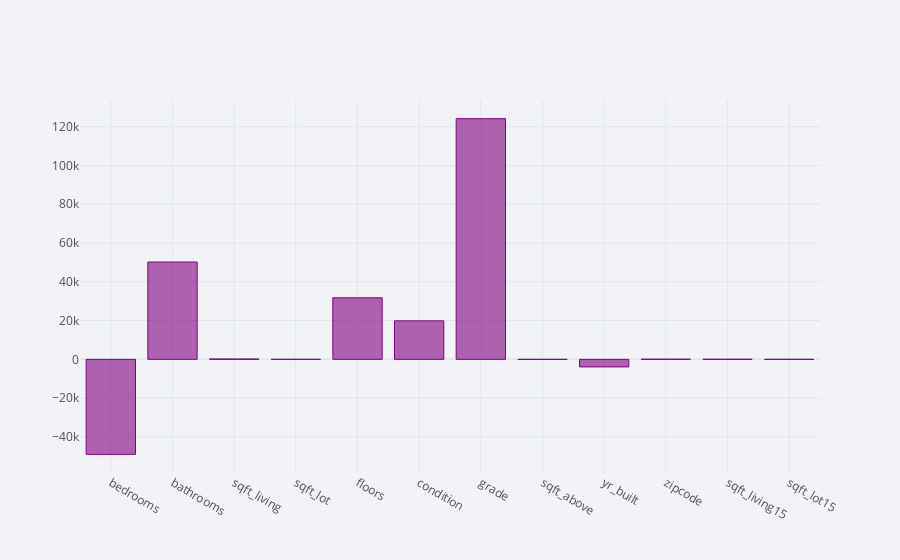

Source (notebook cell):
### Code cell
coeff_sk.iplot(kind='bar', colors='purple')

### Figure 1 — Plotly figure (JSON) as saved in the notebook; plotly's stock layout.template omitted (floating-point values rounded to 4 significant figures)
{"data": [{"marker": {"color": "rgba(128, 0, 128, 0.6)", "line": {"color": "rgba(128, 0, 128, 1.0)", "width": 1}}, "name": "None", "orientation": "v", "text": "", "type": "bar", "x": ["bedrooms", "bathrooms", "sqft_living", "sqft_lot", "floors", "condition", "grade", "sqft_above", "yr_built", "zipcode", "sqft_living15", "sqft_lot15"], "y": [-49000.0, 50200.0, 193.7, 0.01577, 31770.0, 19860.0, 124100.0, -26.78, -3907.0, 84.36, 37.75, -0.4994]}], "layout": {"legend": {"bgcolor": "#F2F3F7", "font": {"color": "#505050"}}, "paper_bgcolor": "#F2F3F7", "plot_bgcolor": "#F2F3F7", "title": {"font": {"color": "#484848"}}, "xaxis": {"gridcolor": "#E1E5ED", "showgrid": true, "tickfont": {"color": "#505050"}, "title": {"font": {"color": "#505050"}, "text": ""}, "zerolinecolor": "#E1E5ED"}, "yaxis": {"gridcolor": "#E1E5ED", "showgrid": true, "tickfont": {"color": "#505050"}, "title": {"font": {"color": "#505050"}, "text": ""}, "zerolinecolor": "#E1E5ED"}}}
